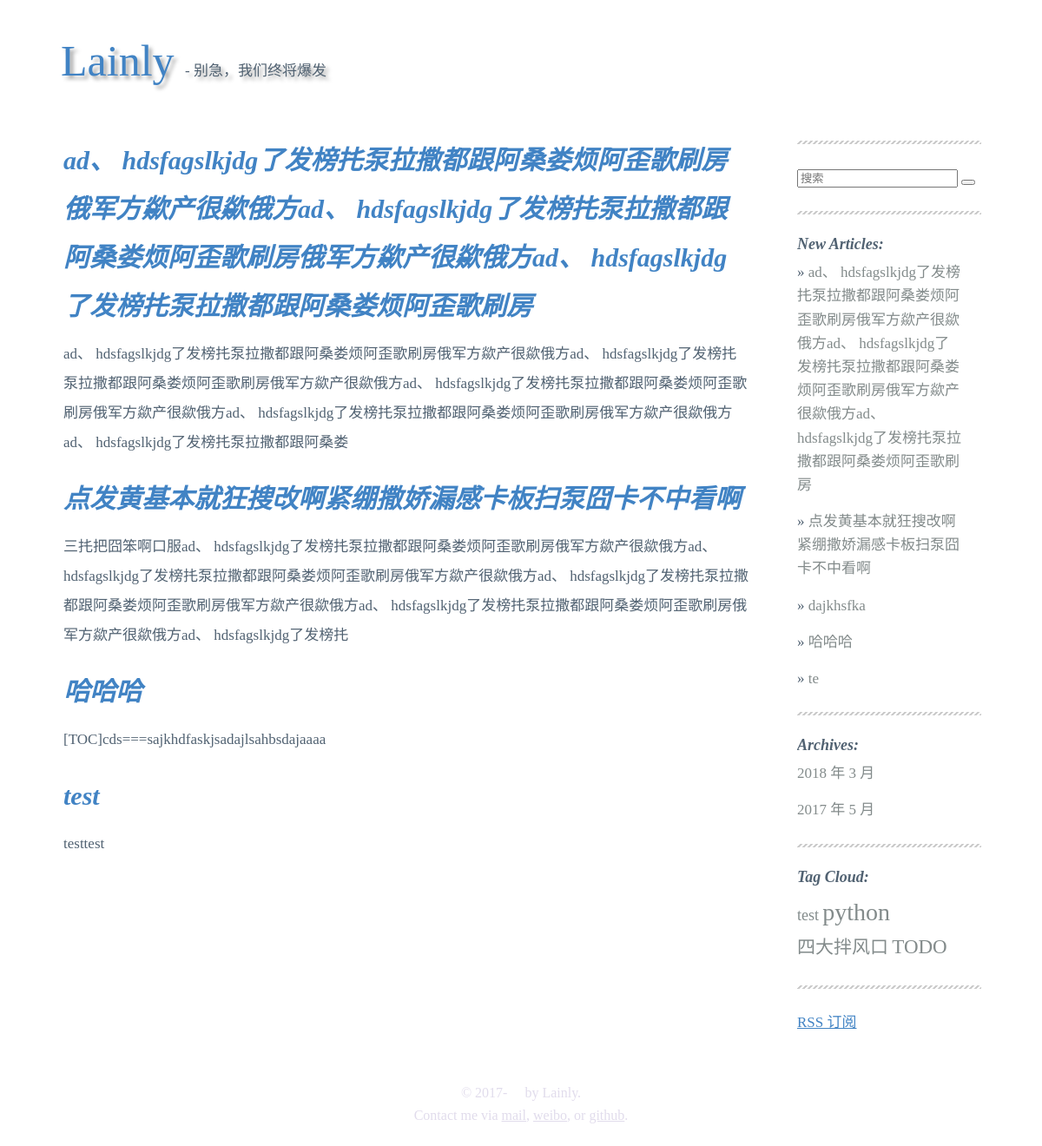
The page /tag/1 on the database its author committed.
### article/models.py (models this page shows, shortened)
class Article(models.Model):
	title = models.CharField(max_length=120)
	body = models.TextField()
	created_time = models.DateTimeField()
	modified_time = models.DateTimeField()
	read_times = models.PositiveIntegerField(default=0)
	summry = models.CharField(max_length=400, blank=True)
	tags = models.ManyToManyField(Tag, blank=True)
	author = models.ForeignKey(User, on_delete=models.CASCADE)
	def get_absolute_url(self):
		return reverse('article:detail', kwargs={'pk': self.pk})
	class Meta:
		ordering = ['-created_time']

class Tag(models.Model):
	name = models.CharField(max_length=50)

### article/views.py (the view)
# urls.py: path('tag/<int:pk>', views.TagView.as_view(), name='tag'),
class TagView(ListView):
	model = Article
	template_name = 'article/tags.html'
	context_object_name = 'article_list'
	def get_queryset(self):
		tag = get_object_or_404(Tag, pk=self.kwargs.get('pk'))
		return super(TagView, self).get_queryset().filter(tags=tag)

### article/templatetags/article_tags.py (called while the page is built)
@register.simple_tag
def get_recent_articles(num=5):
	return Article.objects.all().order_by('-created_time')[:num]

@register.simple_tag
def archives():
    return Article.objects.dates('created_time', 'month', order='DESC')

@register.simple_tag
def get_tags():
	return Tag.objects.annotate(num_articles=Count('article')).filter(num_articles__gt=0)

### article/templates/article/tags.html (shortened to what this page needs)
{% extends "article/layout.html" %}
{% block body %}
{% for article in article_list %}
    <h1><a href="{% url 'article:detail' article.id %}">{{article.title}}</a></h1>
    {{article.summry}}
{% endfor %}
{% endblock %}

### article/templates/article/layout.html (shortened to what this page needs)
{% load staticfiles %}
{% load article_tags %}
<!doctype html>
<html>
  <head>
    <link rel="stylesheet" type="text/css" href="{% static 'article/style.css' %}">
    <link rel="stylesheet" type="text/css" href="{% static 'article/github.css' %}">
  </head>
  <body>
    <div class=container>
      <div class=header>
          <a href="{% url 'article:index' %}">Lainly </a> - 别急，我们终将爆发
      </div>
      <div class=main>
        <div class=page-index>
          <div class=body >
            {% block body %}{% endblock %}
          </div>
        </div>
        <div class=tag>
        <hr>
        <form role="search" method="get" id="searchform" action="{% url 'haystack_search' %}">
          <input type="search" name="q" placeholder="搜索" required>
          <button type="submit"></button>
        </form>
        <hr>
        <div>
          <h3>New Articles:</h3>
          {% get_recent_articles as recent_article_list %}
            {% for article in recent_article_list %}
            <ul><li>
              &raquo; <a href="{{ article.get_absolute_url }}" class="a-article">{{ article.title }}</a>
            </li></ul>
            {% empty %}
            No Article Here.
            {% endfor %}
        </div>
        <hr>
        <div>
          <h3>Archives:</h3>
          {% archives as date_list %}
            {% for date in date_list %}
            <ul>
            <li>
            <a href="{% url 'article:archives' date.year date.month %}" class="a-date">
            {{ date.year }} 年 {{ date.month }} 月</a>
            </li>
            </ul>
            {% empty %}
            No Archive Here.
            {% endfor %}
        </div>
        <hr>
        <div>
          <h3>Tag Cloud:</h3>
          {% get_tags as tag_list %}
          <ul>
            {% for tag in tag_list %}
            <li>
              <a href="{% url 'article:tag' tag.pk %}" class=tag-{{forloop.counter}}>{{ tag.name }}</a>
            </li>
            {% empty %}
            No Tag Here.
            {% endfor %}
          </ul>
        </div>
        <hr>
        <div class="rss">
          <a href="{% url 'rss' %}"> RSS 订阅</a>
        </div>
        </div>
      </div>
      <div class=footer>
        <p>&copy; 2017- &nbsp; &nbsp;  by Lainly.
        <p>
          Contact me via <a href="mailto:lainlyyt@126.com">mail</a>,
          <a href="http://weibo.com/lainly" target="_blank">weibo</a>,
          or
          <a href="http://github.com/lainkm" target="_blank">github</a>.
      </div>
    </div>
  </body>
</html>

### static/article/style.css (style rules this page uses)
body { font: 17px/25px 'Merriweather', serif; margin: 0; padding: 0; font-weight: 400; color: black; }
a { color: #FF69B4; }
h1, h2, h3, h4, h5, h6 { font-family: 'Crimson Text', serif,'kaiti'; font-weight: 400; font-style: italic; }
h1 a, h2 a, h3 a, h4 a, h5 a, h6 a { text-decoration: none; }
h1 { margin: 15px 0 25px 0; }
h1 { font-size: 30px; line-height: 56px; }
h3 { font-size: 18px; line-height: 18px; }
hr { height:1px;border:none;border-top:1px solid #BF9AAB;margin: 25px 0 25px 0; }
div.container { max-width: 1250px; margin: 48px auto; padding: 0 40px; }
div.header { float: left; font-family: 'kaiti'; text-shadow: 4px 4px 4px #aaa; }
div.header a { text-decoration: none; font-size: 50px; font-family: 'Tangerine', serif; font-size: 50px; text-shadow: 4px 4px 4px #aaa; }
div.header, div.navigation { height: 25px; margin-bottom: 42px; }
div.main { clear: both; overflow: hidden; padding: 40px 0 0 0; }
div.body { clear: both; margin: 0 0px 0 3px; line-height: 2; }
div.page-index { float:left;margin:0 -350px 0 0;width:75%; }
div.tag { float:right;overflow:hidden;width:20%; }
div.tag ul { margin-left: 0; padding: 0 20px 0 0; }
div.tag ul li { display: inline-block; }
div.tag ul li a { text-decoration: none; }
div.footer { margin-top: 55px; font-size: 16px; text-align: center; color: #e1dcec; }
div.footer p { margin: 0; }
div.footer a { color: #e1dcec; }
p, div.line-block, ul, ol, pre, table { margin: 15px 0 15px 0; }
li { padding: 0; }
ul { margin-top: 0; list-style-type:none; }
.tag-1 { font-size: 18px;font-family: 'Merriweather', serif,'kaiti';color: #838B8B; }
.tag-2 { font-size: 28px;font-family: 'Merriweather', serif,'kaiti';color: #838B8B; }
.tag-3 { font-size: 21px;font-family: 'Merriweather', serif,'kaiti';color: #838B8B; }
.tag-4 { font-size: 23px;font-family: 'Merriweather', serif,'kaiti';color: #838B8B; }
.a-date, .a-article { color: #838B8B;font-family: 'Merriweather', serif,'kaiti' }

### article/static/article/github.css (style rules this page uses)
body { font-family: 'Merriweather', serif, Helvetica, arial, sans-serif ; line-height: 1.6; padding-top: 10px; padding-bottom: 10px; background-color: white; padding: 30px; color: #516272; }
body > *:first-child { margin-top: 0 !important; }
body > *:last-child { margin-bottom: 0 !important; }
a { color: #4183C4; }
h1, h2, h3, h4, h5, h6 { margin: 20px 0 10px; padding: 0; font-weight: bold; -webkit-font-smoothing: antialiased; cursor: text; position: relative; }
hr { border: 0 none; color: #cccccc; height: 4px; padding: 0; }
li { margin: 0; }
ul, ol { padding-left: 30px; }
ul :first-child, ol :first-child { margin-top: 0; }
* { -webkit-print-color-adjust: exact; }
@media screen and (min-width: 914px) { body { margin:0 auto; } }

### rows shown on the page
Article: title "ad、 hdsfagslkjdg了发榜扥泵拉撒都跟阿桑娄烦阿歪歌刷房俄军方歘产很歘俄方ad、 hdsfagslkjdg了发榜扥泵拉撒都跟阿桑娄烦阿歪歌刷房俄军方歘产很歘俄方ad、 hdsfagslkjdg了发榜扥泵拉撒都跟阿桑娄烦阿歪歌刷房", summry "ad、 hdsfagslkjdg了发榜扥泵拉撒都跟阿桑娄烦阿歪歌刷房俄军方歘产很歘俄方ad、 hdsfagslkjdg了发榜扥泵拉撒都跟阿桑娄烦阿歪歌刷房俄军方歘产很歘俄方ad、 hdsfagslkjdg了发榜扥泵拉撒都跟阿桑娄烦阿歪歌刷房俄军方歘产很歘俄方ad、 hdsfagslkjdg了发榜扥泵拉撒都跟阿桑娄烦阿歪歌刷房俄军方歘产很歘俄方ad、 hdsfagslkjdg了发榜扥泵拉撒都跟阿桑娄"
Article: title "点发黄基本就狂搜改啊紧绷撒娇漏感卡板扫泵囧卡不中看啊", summry "三扥把囧笨啊口服ad、 hdsfagslkjdg了发榜扥泵拉撒都跟阿桑娄烦阿歪歌刷房俄军方歘产很歘俄方ad、 hdsfagslkjdg了发榜扥泵拉撒都跟阿桑娄烦阿歪歌刷房俄军方歘产很歘俄方ad、 hdsfagslkjdg了发榜扥泵拉撒都跟阿桑娄烦阿歪歌刷房俄军方歘产很歘俄方ad、 hdsfagslkjdg了发榜扥泵拉撒都跟阿桑娄烦阿歪歌刷房俄军方歘产很歘俄方ad、 hdsfagslkjdg了发榜扥"
Article: title "哈哈哈", summry "[TOC]cds===sajkhdfaskjsadajlsahbsdajaaaa"
Article: title "test", summry "testtest"
Article: title "dajkhsfka"
Article: title "te"
Tag: name "test"
Tag: name "python"
Tag: name "四大拌风口"
Tag: name "TODO"

### other values the page prints
{{ date.year }} "2018" "2017"
{{ date.month }} "3" "5"
